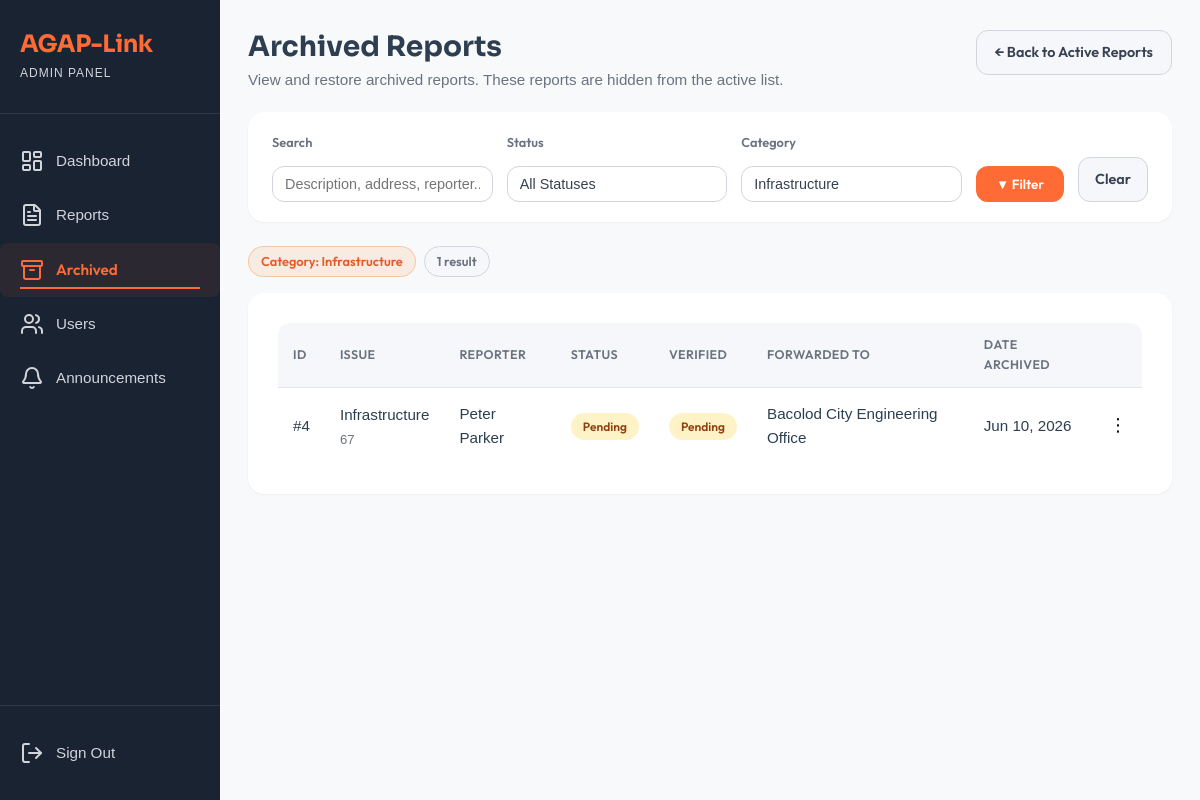
The page /view/admin_module/archived_reports.php?category=1 (signed in) on the database its author committed.
### tables this page shows
CREATE TABLE `reports` (
  `report_id` int(11) NOT NULL,
  `user_id` int(11) NOT NULL,
  `category_id` int(11) NOT NULL,
  `assigned_agency_id` int(11) DEFAULT NULL,
  `description` text NOT NULL,
  `address` varchar(255) NOT NULL,
  `photo_path` varchar(255) DEFAULT NULL,
  `gps_lat` decimal(10,8) DEFAULT NULL,
  `gps_long` decimal(11,8) DEFAULT NULL,
  `status` enum('Pending','Verified','Forwarded','Ongoing','Resolved') DEFAULT 'Pending',
  `priority` enum('Low','Medium','Critical') DEFAULT 'Low',
  `created_at` timestamp NOT NULL DEFAULT current_timestamp(),
  `updated_at` timestamp NOT NULL DEFAULT current_timestamp() ON UPDATE current_timestamp(),
  `is_archived` tinyint(1) NOT NULL DEFAULT 0 COMMENT '0 = active, 1 = archived (soft-deleted)',
  `archived_at` datetime DEFAULT NULL,
  `is_verified` tinyint(1) NOT NULL DEFAULT 0,
  `agency_verified_at` datetime DEFAULT NULL
);

CREATE TABLE `categories` (
  `category_id` int(11) NOT NULL,
  `name` varchar(50) NOT NULL,
  `description` text DEFAULT NULL,
  `created_at` timestamp NOT NULL DEFAULT current_timestamp()
);

CREATE TABLE `agencies` (
  `agency_id` int(11) NOT NULL,
  `name` varchar(100) NOT NULL,
  `contact_number` varchar(20) DEFAULT NULL,
  `type` varchar(50) DEFAULT NULL,
  `category_id` int(11) DEFAULT NULL,
  `created_at` timestamp NOT NULL DEFAULT current_timestamp()
);

### model/Report.php (called while the page is built, shortened)
<?php
require_once dirname(__DIR__) . '/config/agaplinkdb.php';
class Report
{
    private $conn;
    public function __construct()
    {
        global $conn;
        $this->conn = $conn;
    }
    public function getAllCategories()
    {
        $sql = "SELECT category_id, name FROM categories WHERE name != 'Other' ORDER BY name ASC";
        $q = $this->conn->query($sql);
        return $q->fetchAll(PDO::FETCH_ASSOC);
    }
    public function getArchivedReports($filterStatus = '', $filterCategory = '', $filterSearch = '')
    {
        $sql = "SELECT r.*, c.name AS category_name, a.name AS agency_name,
                       CONCAT(u.first_name, ' ', IFNULL(CONCAT(u.middle_initial, '. '), ''), u.last_name) AS full_name,
                       u.phone_number AS reporter_phone
                FROM reports r
                LEFT JOIN categories c ON r.category_id = c.category_id
                LEFT JOIN agencies   a ON r.assigned_agency_id = a.agency_id
                LEFT JOIN users      u ON r.user_id = u.user_id
                WHERE r.is_archived = 1";
        $params = [];
        if ($filterCategory !== '') {
            $sql .= " AND r.category_id = ?";
            $params[] = $filterCategory;
        }
        $sql .= " ORDER BY r.archived_at DESC";
        $stmt = $this->conn->prepare($sql);
        $stmt->execute($params);
        return $stmt->fetchAll(PDO::FETCH_ASSOC);
    }
}

### view/admin_module/archived_reports.php (the view, shortened to what this page needs)
<?php
require_once MODEL_PATH . 'Report.php';
$filterStatus   = $_GET['status']   ?? '';
$filterCategory = $_GET['category'] ?? '';
$filterSearch   = trim($_GET['search'] ?? '');
$reportModel = new Report();
$archivedReports = $reportModel->getArchivedReports($filterStatus, $filterCategory, $filterSearch);
$hasReports  = !empty($archivedReports);
$categories  = $reportModel->getAllCategories();
?>
<!DOCTYPE html>
<html lang="en">
<head>
    <link rel="stylesheet" href="<?= ASSET_URL ?>/css/admin_module/admin_module.css">
</head>
<body data-base-url="<?= BASE_URL ?>">
    <div class="dashboard-container">
        <?php require_once __DIR__ . '/../partials/admin_sidebar.php'; ?>
        <main class="main-content page-transition">
            <div class="reports-header">
                <div>
                    <h1>Archived Reports</h1>
                    <p>View and restore archived reports. These reports are hidden from the active list.</p>
                </div>
                <a href="<?= BASE_URL ?>/view/admin_module/admin_report.php" class="btn-export" style="text-decoration:none; display:inline-flex; align-items:center; gap:6px;">
                    ← Back to Active Reports
                </a>
            </div>
            <form method="GET" action="">
                <div class="filter-bar">
                    <div class="form-group">
                        <label for="search">Search</label>
                        <input type="text" id="search" name="search"
                               placeholder="Description, address, reporter..."
                               value="<?= htmlspecialchars($filterSearch) ?>">
                    </div>
                    <div class="form-group">
                        <label for="status">Status</label>
                        <select name="status" id="status">
                            <option value="">All Statuses</option>
                        </select>
                    </div>
                    <div class="form-group">
                        <label for="category">Category</label>
                        <select name="category" id="category">
                            <?php foreach ($categories as $cat): ?>
                                <option value="<?= $cat['category_id'] ?>"
                                    <?= $filterCategory == $cat['category_id'] ? 'selected' : '' ?>>
                                    <?= htmlspecialchars($cat['name']) ?>
                                </option>
                            <?php endforeach; ?>
                        </select>
                    </div>
                    <button type="submit" class="btn-filter-apply">▼ Filter</button>
                    <a href="<?= BASE_URL ?>/view/admin_module/archived_reports.php" class="btn-clear">Clear</a>
                </div>
            </form>
            <?php if ($filterStatus || $filterCategory || $filterSearch): ?>
                <div class="active-filters">
                    <?php if ($filterCategory): ?>
                        <?php $catName = array_column($categories, 'name', 'category_id')[$filterCategory] ?? $filterCategory; ?>
                        <span class="filter-tag">Category: <?= htmlspecialchars($catName) ?></span>
                    <?php endif; ?>
                    <span class="filter-tag" style="background:var(--color-gray-100); color:var(--color-gray-600); border-color:var(--color-gray-300);">
                        <?= count($archivedReports) ?> result<?= count($archivedReports) !== 1 ? 's' : '' ?>
                    </span>
                </div>
            <?php endif; ?>
            <section class="reports-section">
                <?php if (!$hasReports): ?>
                    <div class="empty-state">
                        <div class="empty-icon">📦</div>
                        <p class="empty-message">No archived reports found<?= ($filterStatus || $filterCategory || $filterSearch) ? ' matching your filters.' : ' yet.' ?></p>
                    </div>
                <?php else: ?>
                    <div class="table-wrapper">
                        <table class="reports-table">
                            <thead>
                                <tr>
                                    <th>ID</th>
                                    <th>Issue</th>
                                    <th>Reporter</th>
                                    <th>Status</th>
                                    <th>Verified</th>
                                    <th>Forwarded To</th>
                                    <th>Date Archived</th>
                                    <th></th>
                                </tr>
                            </thead>
                            <tbody>
<?php foreach ($archivedReports as $report): ?>
<tr>
    <td>#<?= htmlspecialchars($report['report_id']) ?></td>
    <td>
        <?= htmlspecialchars($report['category_name'] ?? 'General') ?>
        <span class="report-cell-sub">
            <?= htmlspecialchars(mb_strimwidth($report['description'] ?? '', 0, 70, '…')) ?>
        </span>
    </td>
    <td><?= htmlspecialchars($report['full_name'] ?? 'N/A') ?></td>
    <td>
        <?php
        $status = strtolower($report['status']);
        $statusClass = match ($status) {
            'pending'   => 'status-pending',
            'ongoing'   => 'status-ongoing',
            'verified'  => 'status-verified',
            'forwarded' => 'status-forwarded',
            'resolved'  => 'status-resolved',
            default     => 'status-pending'
        };
        ?>
        <span class="<?= $statusClass ?>"><?= ucfirst($status) ?></span>
    </td>
    <td>
        <?php if ($report['is_verified']): ?>
            <span class="status-verified">✓ Verified</span>
        <?php else: ?>
            <span class="status-pending">Pending</span>
        <?php endif; ?>
    </td>
    <td><?= htmlspecialchars($report['agency_name'] ?? '—') ?></td>
    <td><?= date('M d, Y', strtotime($report['archived_at'])) ?></td>
    <td class="action-cell">
        <div class="meatballs-container">
            <button type="button" class="meatballs-btn">⋮</button>
        </div>
    </td>
</tr>
<?php endforeach; ?>
                            </tbody>
                        </table>
                    </div>
                <?php endif; ?>
            </section>
        </main>
    </div>
</body>
</html>

### assets/css/user_module/user_module.css (style rules this page uses)
html, body { width: 100%; overflow-x: hidden; }
* { margin: 0; padding: 0; box-sizing: border-box; }
body { font-family: var(--font-primary); background-color: var(--color-light); color: var(--color-gray-800); line-height: 1.6; }
.dashboard-container { display: flex; min-height: 100vh; }
.main-content { flex: 1; padding: 30px; min-height: 100vh; }
.status-pending { background-color: #fef3c7; color: #92400e; }
.reports-header { display: flex; justify-content: space-between; align-items: center; margin-bottom: 30px; flex-wrap: wrap; gap: 20px; }
.form-group { display: flex; flex-direction: column; gap: 8px; }
@media (min-width: 769px) and (max-width: 1279px) { .main-content { margin-left: 220px; padding: 35px 30px; } }
.page-transition { opacity: 0; transform: translateY(10px); animation: pageFadeIn 1s ease forwards; }

### assets/css/landing_page/style.css (style rules this page uses)
:root { --color-primary: #ff6b35; --color-primary-dark: #e85a2a; --color-primary-light: #ff8555; --color-secondary: #2c3e50; --color-dark: #1a2332; --color-darker: #0f1923; --color-light: #f8f9fa; --color-white: #ffffff; --color-gray-100: #f5f7fa; --color-gray-200: #e4e7eb; --color-gray-300: #d1d5db; --color-gray-600: #6b7280; --color-gray-800: #374151; --color-success: #10b981; --color-warning: #f59e0b; --font-primary: "Outfit", sans-serif; --font-display: "Sora", sans-serif; --spacing-xs: 0.5rem; --spacing-sm: 1rem; --spacing-md: 1.5rem; --spacing-lg: 2rem; --spacing-xl: 3rem; --spacing-2xl: 4rem; --spacing-3xl: 6rem; --radius-sm: 0.5rem; --radius-md: 0.75rem; --radius-lg: 1rem; --radius-xl: 1.5rem; --shadow-sm: 0 1px 2px 0 rgba(0, 0, 0, 0.05); --shadow-md: 0 4px 6px -1px rgba(0, 0, 0, 0.1); --shadow-lg: 0 10px 15px -3px rgba(0, 0, 0, 0.1); --shadow-xl: 0 20px 25px -5px rgba(0, 0, 0, 0.1); --transition-fast: 150ms ease; --transition-base: 250ms ease; --transition-slow: 350ms ease; }
* { margin: 0; padding: 0; box-sizing: border-box; }
html { scroll-behavior: smooth; }
body { font-family: var(--font-primary); font-size: 16px; line-height: 1.6; color: var(--color-gray-800); background-color: var(--color-white); -webkit-font-smoothing: antialiased; -moz-osx-font-smoothing: grayscale; }
h1, h2, h3, h4, h5, h6 { font-family: var(--font-display); font-weight: 700; line-height: 1.2; color: var(--color-dark); }

### rows shown on the page
reports: report_id "4", category.name "Infrastructure", description "67", full_name "Peter Parker", status "Pending", is_verified "Pending", assigned_agency.name "Bacolod City Engineering Office", archived_at "Jun 10, 2026"

### other values the page prints
$catName "Infrastructure"
count($archivedReports) "1"
form field category "Infrastructure"
